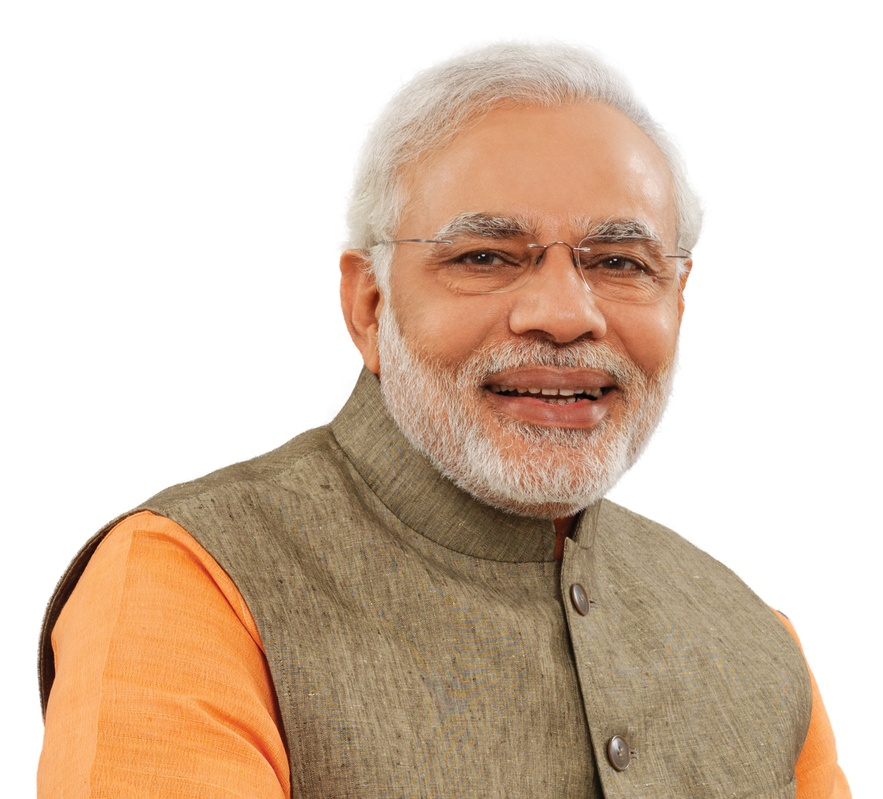
#> input picture image_examples/Modi.jpg, 883 x 799 px, shrunk from 1500 x 1358 before the run
$ jupyter execute 'Face and Eye Detection.ipynb'
#> lines starting #> are read from the running program, lines starting #| are printed output that depends on the picture; after the words box and inside, x2 and y2 are one past the last pixel; in counts of white or black regions, pixels touching at a corner belong together
[cell 1]
import numpy as np
import cv2

# We point OpenCV's CascadeClassifier function to where our
# classifier (XML file format) is stored
face_classifier = cv2.CascadeClassifier('Haarcascades/haarcascade_frontalface_default.xml')

# Load our image then convert it to grayscale
image = cv2.imread('image_examples/Modi.jpg')
#> image is the input picture: shape (799, 883, 3); mean B, G, R 178.5, 196.6, 217.3
gray = cv2.cvtColor(image, cv2.COLOR_BGR2GRAY)
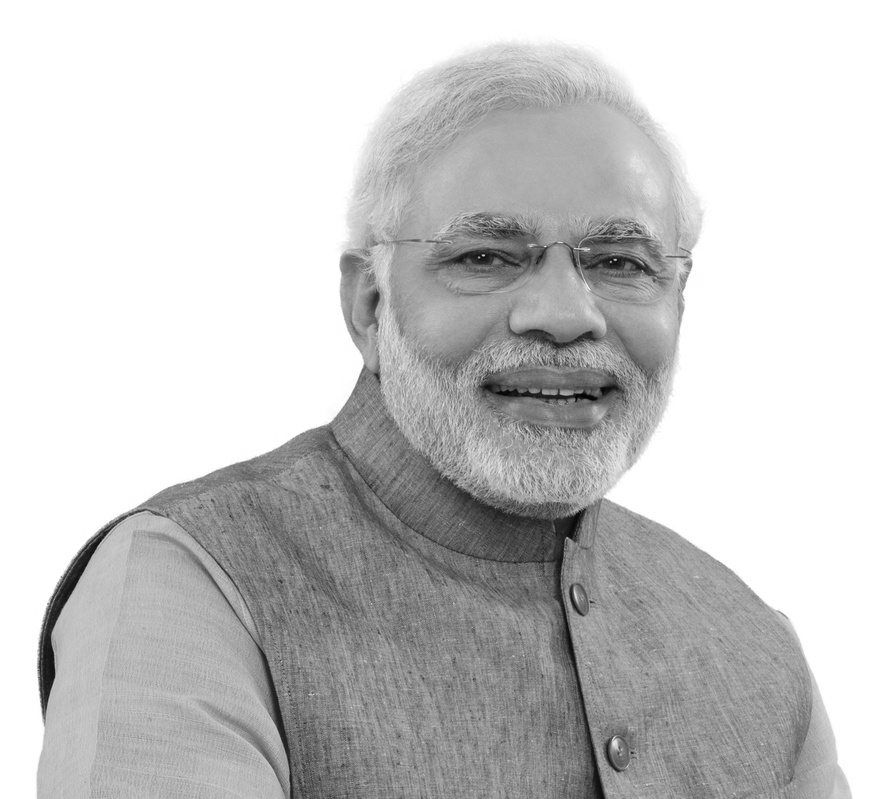
#> gray: shape (799, 883); min 2, max 255, mean 200.7

# Our classifier returns the ROI of the detected face as a tuple
# It stores the top left coordinate and the bottom right coordiantes
faces = face_classifier.detectMultiScale(gray, 1.3, 5)
#> faces = [[370, 117, 366, 366]]

# When no faces detected, face_classifier returns and empty tuple
if faces is ():
    print("No faces found")

# We iterate through our faces array and draw a rectangle
# over each face in faces
for (x,y,w,h) in faces:
    cv2.rectangle(image, (x,y), (x+w,y+h), (127,0,255), 2)
    cv2.imshow('Face Detection', image)
    cv2.waitKey(0)
#> this loop made 1 pass
#> pass 1, `cv2.imshow('Face Detection', image)`:
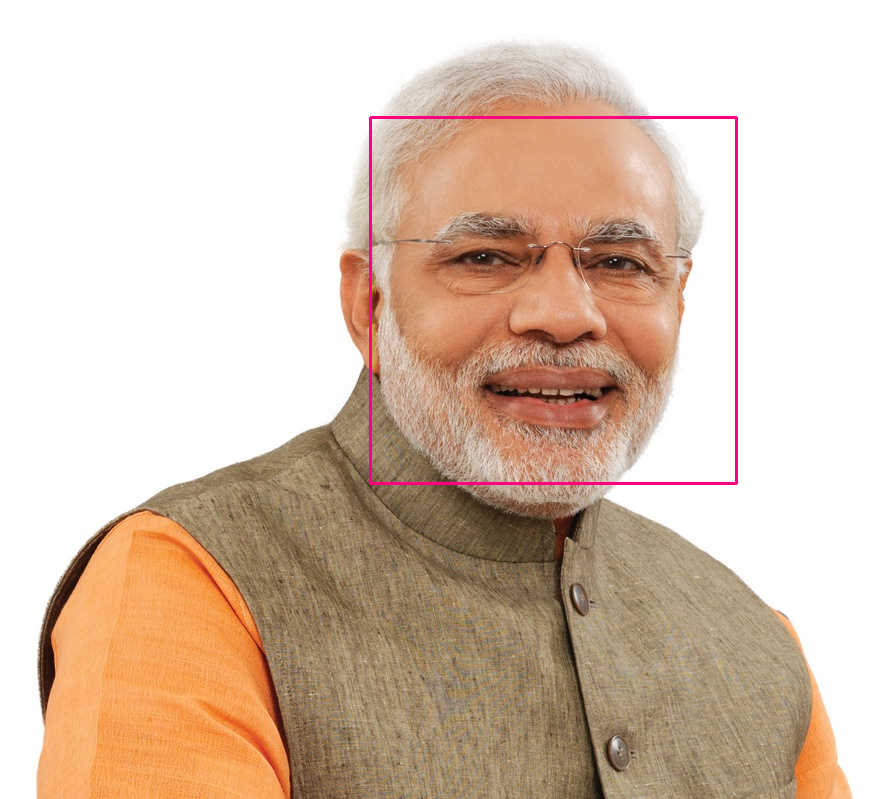
#> window 'Face Detection': shape (799, 883, 3); mean B, G, R 178.2, 195.4, 217.5

cv2.destroyAllWindows()

## Let's combine face and eye detection

[cell 2]
import numpy as np
import cv2

face_classifier = cv2.CascadeClassifier('Haarcascades/haarcascade_frontalface_default.xml')
eye_classifier = cv2.CascadeClassifier('Haarcascades/haarcascade_eye.xml')

img = cv2.imread('image_examples/srk.jpg')
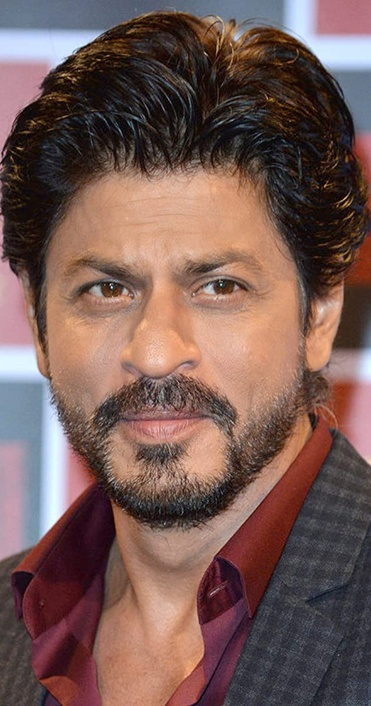
#> input picture image_examples/srk.jpg, 371 x 706 px, shrunk from 630 x 1200 before the run
#> img is the input picture: shape (706, 371, 3); mean B, G, R 84.7, 90.2, 118.5
gray = cv2.cvtColor(img, cv2.COLOR_BGR2GRAY)
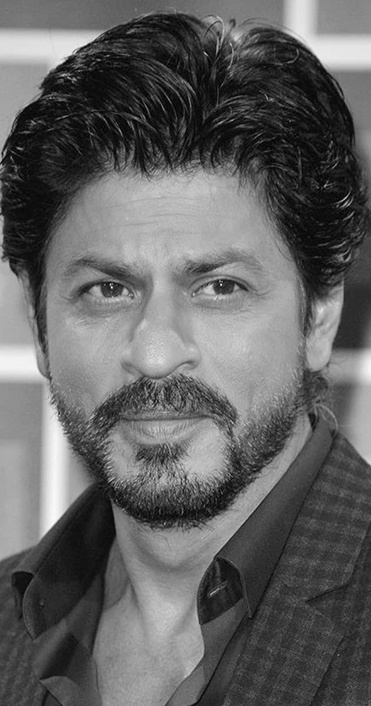
#> gray: shape (706, 371); min 0, max 250, mean 98

faces = face_classifier.detectMultiScale(gray, 1.3, 5)
#> faces = [[27, 184, 282, 282]]

# When no faces detected, face_classifier returns and empty tuple
if faces is ():
    print("No Face Found")

for (x,y,w,h) in faces:
    cv2.rectangle(img,(x,y),(x+w,y+h),(127,0,255),2)
    cv2.imshow('img',img)
    cv2.waitKey(0)
    roi_gray = gray[y:y+h, x:x+w]
    roi_color = img[y:y+h, x:x+w]
    eyes = eye_classifier.detectMultiScale(roi_gray)
    for (ex,ey,ew,eh) in eyes:
        cv2.rectangle(roi_color,(ex,ey),(ex+ew,ey+eh),(255,255,0),2)
        cv2.imshow('img',img)
        cv2.waitKey(0)
#> this loop made 1 pass
#> (x, y, w, h, eyes) on pass 1: (27, 184, 282, 282, [[41, 70, 73, 73], [157, 68, 71, 71]])
#> pass 1, `cv2.imshow('img',img)`:
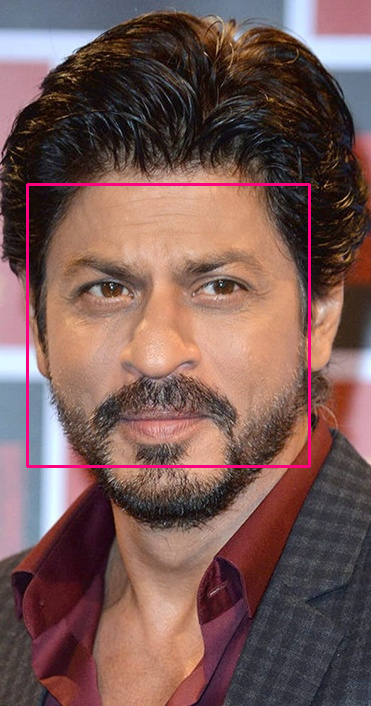
#> window 'img': shape (706, 371, 3); mean B, G, R 85.2, 88.9, 120.2
#> pass 1, `roi_gray = gray[y:y+h, x:x+w]`:
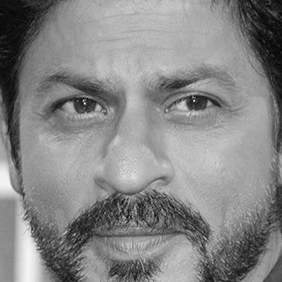
#> roi_gray: shape (282, 282); min 3, max 246, mean 134
#> pass 1, `roi_color = img[y:y+h, x:x+w]`:
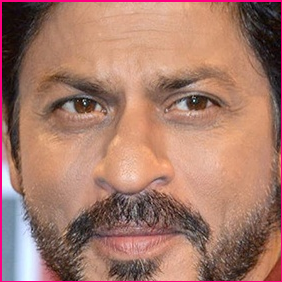
#> roi_color: shape (282, 282, 3); mean B, G, R 106.7, 121.9, 167
#> pass 1, `cv2.imshow('img',img)`:
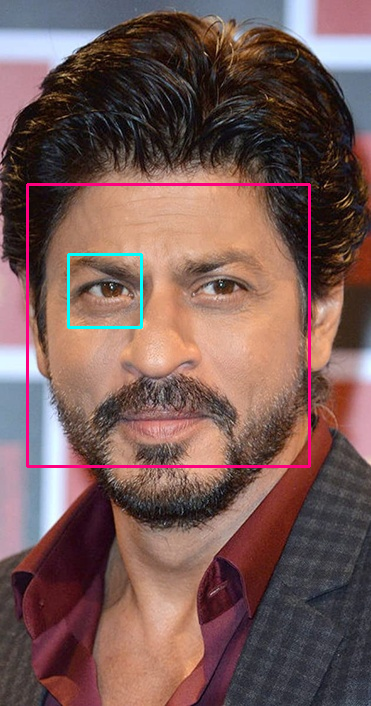
#> window 'img': shape (706, 371, 3); mean B, G, R 85.7, 89.3, 119.6
#> after the loop:
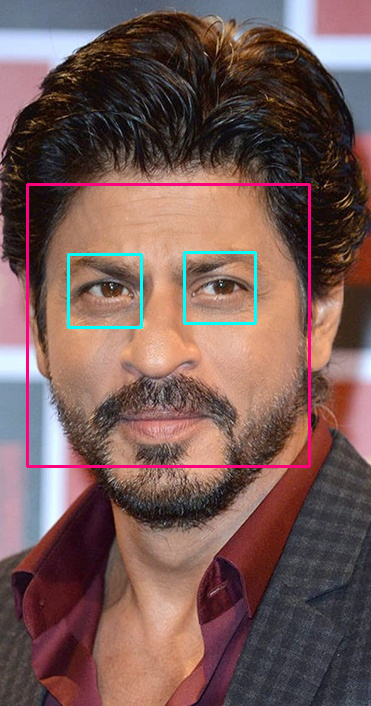
#> img: shape (706, 371, 3); 1.95% of pixels changed, all inside (x1, y1, x2, y2) = (26, 183, 311, 468)
#> after the loop:
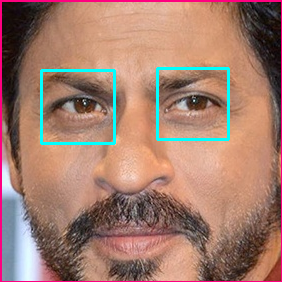
#> roi_color: shape (282, 282, 3); 2.16% of pixels changed, all inside (x1, y1, x2, y2) = (40, 67, 230, 145)

cv2.destroyAllWindows()
